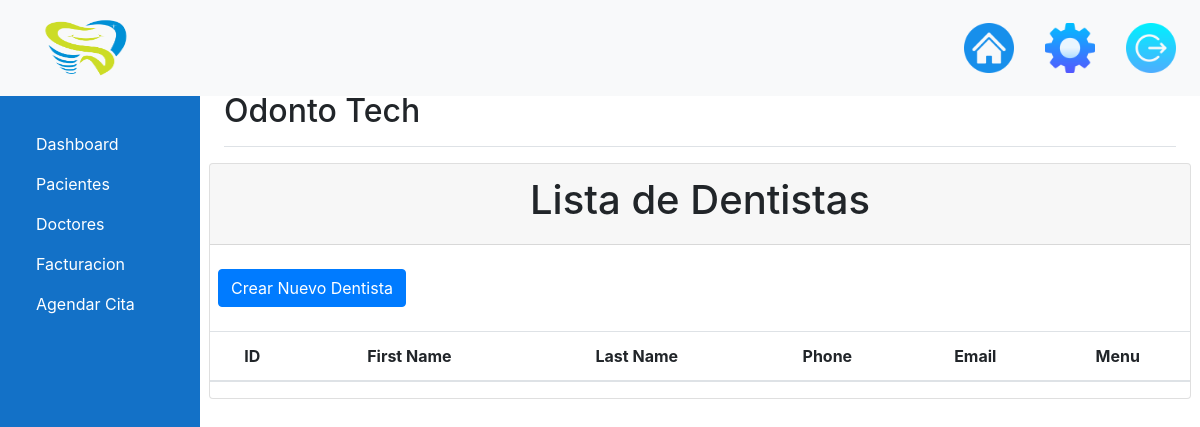
Before: /Dentistas/dentistas/ (signed in) with the older database file.
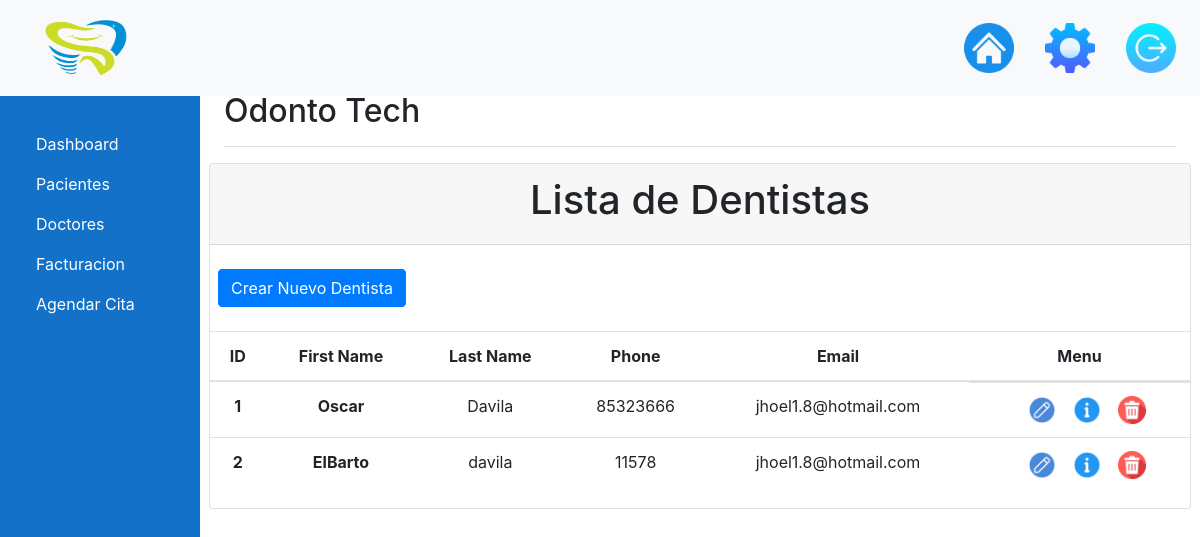
After: the same page with the newer database file.
### Pacientes/models.py (models this page shows, shortened)
class Dentistas(models.Model):
    DentistasID = models.AutoField(primary_key=True)
    DentistasNombre = models.CharField(max_length=100, null=False, blank=False, verbose_name="Nombre")
    DentistasApellido = models.CharField(max_length=100, null=False, blank=False, verbose_name="Apellidos")
    DentistasEspecialidad = models.CharField(max_length=100, null=False, blank=False, verbose_name="Especialidad")
    DentistasTelefono = models.CharField(max_length=10, null=False, blank=False, verbose_name="Teléfono")
    DentistasEmail = models.CharField(max_length=100, null=False, blank=False, verbose_name="Email")
    DentistasEmailNormalizado = models.CharField(max_length=100, null=False, blank=False, verbose_name="Email Normalizado")
    class Meta:
        verbose_name_plural = "Dentistas"

### Dentistas/views.py (the view)
# urls.py: path("dentistas/", views.listar_dentistas, name='Lista_Dentistas'),
def listar_dentistas(request):
    dentistas = Dentistas.objects.all()
    return render(request, 'lista_dentistas.html', {'dentistas': dentistas})

### templates/lista_dentistas.html
{% extends 'base.html' %}
{% block content %}
    <div class="card row">
        <div class="card-header">
            <h1 class="text-center">Lista de Dentistas</h1>
        </div>
        <div class="row pt-4 pb-2">
            <div class="col-12 ml-2">
                <a href="{% url 'Insertar_Dentista' %}" class="btn btn-primary me-2">Crear Nuevo Dentista</a>
            </div>
        </div>
    <table class="table">
        <table class="table">
            <thead>
            <tr>
                <th scope="col">ID</th>
                <th scope="col">First Name</th>
                <th scope="col">Last Name</th>
                <th scope="col">Phone</th>
                <th scope="col">Email</th>
                <th scope="col">Menu</th>
            </tr>
            </thead>
            <tbody>
            {% for p in dentistas %}
                <tr>
                    <th> {{ p.DentistasID }}</th>
                    <th>{{ p.DentistasNombre }}</th>
                    <td>{{ p.DentistasApellido }}</td>
                    <td>{{ p.DentistasTelefono }}</td>
                    <td>{{ p.DentistasEmail }}</td>
                    <td class="edit_menu">
                        <li>
                            <a href="#"><a href="{% url 'edit' p.DentistasID %}"><img class="icon-edit" src="/media/Logo/Icons/edit.png" alt=""></a></a>
                        </li>
                        <li>
                            <a href="#"><a href="{% url 'information' p.DentistasID %}"><img class="icon-edit" src="/media/Logo/Icons/information.png" alt=""></a></a>
                        </li>
                        <li>
                            <a href="#"><a href="#"><img class="icon-edit" src="/media/Logo/Icons/delete.png" alt=""></a></a>
                        </li>
                    </td>
                </tr>
            {% endfor %}
            </tbody>
        </table>
    </table>
{% endblock %}

Changed rows visible on the page:
added Dentistas: DentistasID "1", DentistasNombre "Oscar", DentistasApellido "Davila", DentistasTelefono "85323666", DentistasEmail "jhoel1.8@hotmail.com"
added Dentistas: DentistasID "2", DentistasNombre "ElBarto", DentistasApellido "davila", DentistasTelefono "11578", DentistasEmail "jhoel1.8@hotmail.com"
